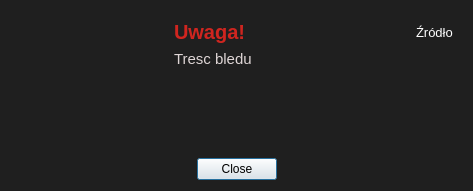
<?xml version="1.0" encoding="UTF-8"?>
<ui version="4.0">
 <class>ErrorDialog</class>
 <widget class="QDialog" name="ErrorDialog">
  <property name="geometry">
   <rect>
    <x>0</x>
    <y>0</y>
    <width>473</width>
    <height>191</height>
   </rect>
  </property>
  <property name="sizePolicy">
   <sizepolicy hsizetype="Preferred" vsizetype="Preferred">
    <horstretch>0</horstretch>
    <verstretch>0</verstretch>
   </sizepolicy>
  </property>
  <property name="minimumSize">
   <size>
    <width>300</width>
    <height>120</height>
   </size>
  </property>
  <property name="windowTitle">
   <string>Dialog</string>
  </property>
  <property name="styleSheet">
   <string notr="true">QDialog {
background-color: rgb(31, 31, 31)
}</string>
  </property>
  <layout class="QGridLayout" name="gridLayout" rowstretch="1,2" columnstretch="1,2">
   <item row="0" column="1">
    <widget class="QWidget" name="widget_2" native="true">
     <property name="sizePolicy">
      <sizepolicy hsizetype="Expanding" vsizetype="Expanding">
       <horstretch>0</horstretch>
       <verstretch>0</verstretch>
      </sizepolicy>
     </property>
     <layout class="QGridLayout" name="gridLayout_2" rowstretch="1,5">
      <item row="0" column="0">
       <widget class="QLabel" name="mainLalbe">
        <property name="styleSheet">
         <string notr="true">color: rgb(208, 37, 31);
font-size:20px;
font-weight:500;</string>
        </property>
        <property name="text">
         <string>Uwaga!</string>
        </property>
       </widget>
      </item>
      <item row="0" column="1" alignment="Qt::AlignRight">
       <widget class="QLabel" name="sourceLabel">
        <property name="styleSheet">
         <string notr="true">color: white;
font-size: 13px;</string>
        </property>
        <property name="text">
         <string>Źródło</string>
        </property>
       </widget>
      </item>
      <item row="1" column="0" colspan="2" alignment="Qt::AlignTop">
       <widget class="QLabel" name="errorText">
        <property name="styleSheet">
         <string notr="true">color: rgb(223, 214, 214);
font-size: 15px;</string>
        </property>
        <property name="text">
         <string>Tresc bledu</string>
        </property>
       </widget>
      </item>
     </layout>
    </widget>
   </item>
   <item row="0" column="0">
    <widget class="QWidget" name="widget" native="true">
     <property name="sizePolicy">
      <sizepolicy hsizetype="Expanding" vsizetype="Expanding">
       <horstretch>0</horstretch>
       <verstretch>0</verstretch>
      </sizepolicy>
     </property>
     <property name="styleSheet">
      <string notr="true"/>
     </property>
    </widget>
   </item>
   <item row="1" column="0" colspan="2">
    <widget class="QDialogButtonBox" name="buttonBox">
     <property name="orientation">
      <enum>Qt::Horizontal</enum>
     </property>
     <property name="standardButtons">
      <set>QDialogButtonBox::Close</set>
     </property>
     <property name="centerButtons">
      <bool>true</bool>
     </property>
    </widget>
   </item>
  </layout>
 </widget>
 <resources/>
 <connections>
  <connection>
   <sender>buttonBox</sender>
   <signal>accepted()</signal>
   <receiver>ErrorDialog</receiver>
   <slot>accept()</slot>
   <hints>
    <hint type="sourcelabel">
     <x>248</x>
     <y>254</y>
    </hint>
    <hint type="destinationlabel">
     <x>157</x>
     <y>274</y>
    </hint>
   </hints>
  </connection>
  <connection>
   <sender>buttonBox</sender>
   <signal>rejected()</signal>
   <receiver>ErrorDialog</receiver>
   <slot>reject()</slot>
   <hints>
    <hint type="sourcelabel">
     <x>316</x>
     <y>260</y>
    </hint>
    <hint type="destinationlabel">
     <x>286</x>
     <y>274</y>
    </hint>
   </hints>
  </connection>
 </connections>
</ui>
